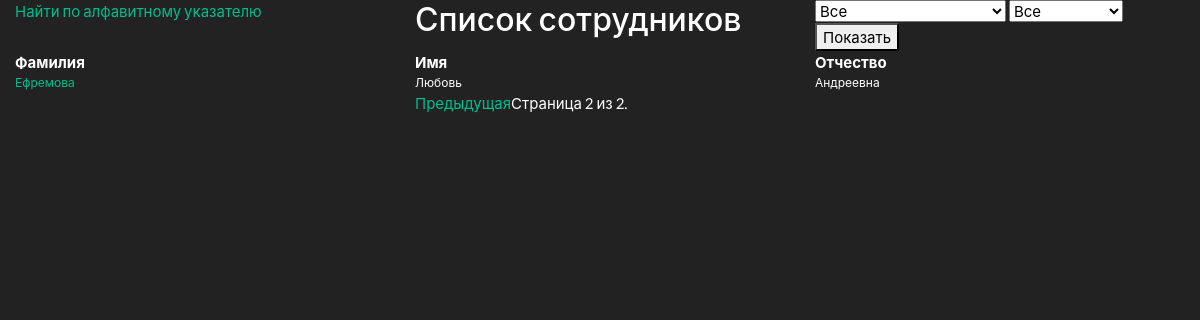
Screenshot of /?page=2 with the database file from the repository.
### main/models.py (models this page shows, shortened)
class Employee(models.Model):
    first_name = models.CharField(max_length=200, verbose_name='Имя')
    last_name = models.CharField(max_length=200, verbose_name='Фамилия')
    middle_name = models.CharField(max_length=200, verbose_name='Отчество')
    birthday = models.DateField(verbose_name='Дата рождения')
    email = models.EmailField(max_length=100, verbose_name='E-mail')
    phone = PhoneField()
    start_date = models.DateField(verbose_name='Дата начала работы')
    end_date = models.DateField(verbose_name='Дата окончания работы', blank=True, null=True)
    position = models.CharField(max_length=200, verbose_name='Должность')
    department = models.ForeignKey(Department, on_delete=models.CASCADE, verbose_name='Отдел')
    class Meta:
        verbose_name = 'Сотрудник'
        verbose_name_plural = 'Сотрудники'

### main/views.py (the view, shortened to what this page needs)
# urls.py: path('', EmployeesList.as_view(), name='employeeslist'),
class EmployeesList(ListView):
    template_name = 'employeeslist.html'
    paginate_by = 10
    def get_context_data(self):
        context = super().get_context_data()
        queryset = Employee.objects.all()
        paginator = Paginator(queryset, self.paginate_by)
        page = self.request.GET.get('page')
        try:
            employees_page = paginator.page(page)
        except PageNotAnInteger:
            employees_page = paginator.page(1)
        except EmptyPage:
            employees_page = paginator.page(paginator.num_pages)
        departments = Department.objects.all().values_list('name', flat=True)
        context['departments'] = departments
        context['page'] = employees_page
        return context
    def get_queryset(self):
        queryset = Employee.objects.all()
        query_workers = self.request.GET.get('workers')
        query_department = self.request.GET.get('departments')
        return queryset

### templates/employeeslist.html (shortened to what this page needs)
{% load static %}
<!DOCTYPE html>
<html lang="en">
<head>
    <link rel="stylesheet" href="{% static 'css/bootstrap.min.css' %}">
    <link rel="stylesheet" href="{% static 'css/styles.css' %}">
</head>
<body>
    <div class="container-fluid">
        <div class="row">
            <div class="col">
                <a href="{% url 'main:alphabetic' %}">Найти по алфавитному указателю</a>
            </div>
            <div class="col">
                <h3>Список сотрудников</h3>
            </div>
            <div class="col">
                <form method="GET" id='filter' action="">
                    <select name="workers" form="filter">
                        <option value="">Все</option>
                    </select>
                    <select name="departments" form="filter">
                        <option value="">Все</option>
                    </select>
                    <button type="submit">Показать</button>
                </form>
            </div>
        </div>
        <div class="row">
            <div class="col-sm"><b>Фамилия</b></div>
            <div class="col-sm"><b>Имя</b></div>
            <div class="col-sm"><b>Отчество</b></div>
        </div>
        {% for employee in object_list %}
        <div class="row">
            <div class="col-sm employee_item"><a href="{% url 'main:employeedetail' pk=employee.pk %}">{{ employee.last_name }}</a></div>
            <div class="col-sm employee_item">{{ employee.first_name }}</div>
            <div class="col-sm employee_item">{{ employee.middle_name }}</div>
        </div>
        {% endfor %}
        <div class="row">
            <div class="col"></div>
            <div class="col">
            {% if is_paginated %}
                <ul class="pagination">
                {% if page_obj.has_previous %}
                    <li>
                        <span><a href="?page={{ page_obj.previous_page_number }}">Предыдущая </a></span>
                    </li>
                {% endif %}
                    <li>
                        <span>Страница {{ page_obj.number }} из {{ page_obj.paginator.num_pages }}.</span>
                    </li>
                </ul>
                {% else %}
                    <p>Страница 1 из 1</p>
                {% endif %}
            </div>
            <div class="col"></div>
        </div>
    </div>
</body>
</html>

### static/css/styles.css (style rules this page uses)
.employee_item { font-size: 12px; }

### rows the page displays
Employee: last_name "Ефремова", first_name "Любовь", middle_name "Андреевна"

### other values shown
{{ page_obj.number }} "2"
{{ page_obj.paginator.num_pages }} "2"
